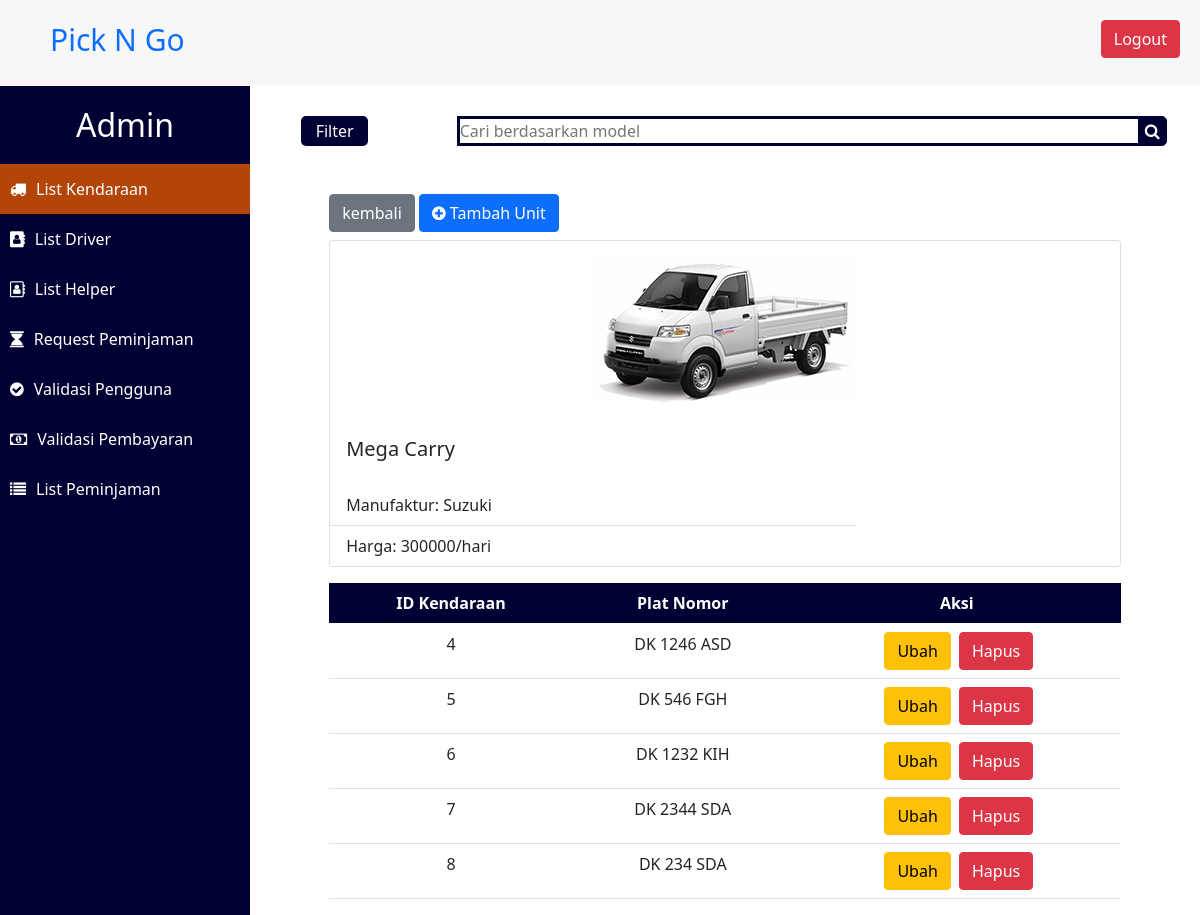
Page /Final_Project-Prak_Basdat/unit_kendaraan_admin.php?p_k_model=2 (signed in) on the committed database.
### tables this page shows
CREATE TABLE `tipe_kendaraan` (
  `ID_model` int(11) NOT NULL,
  `model` varchar(20) NOT NULL,
  `manufaktur` varchar(20) NOT NULL,
  `harga_sewa` int(11) NOT NULL,
  `gambar` varchar(20) NOT NULL
);

CREATE TABLE `unit_kendaraan` (
  `ID_kendaraan` int(11) NOT NULL,
  `ID_model` int(11) NOT NULL,
  `plat_nomor` char(11) NOT NULL
);

### Final_Project-Prak_Basdat/functions.php (called while the page is built, shortened)
<?php
$conn = mysqli_connect("localhost", "root", "", "peminjaman_pickup_dan_truck_db");
function read($query) {
	global $conn;
	$result = mysqli_query($conn, $query);
	$records = [];
	while ($tuples = mysqli_fetch_assoc($result)) {
		$records[] = $tuples;
	}
	return $records;
}
?>

### Final_Project-Prak_Basdat/unit_kendaraan_admin.php (the view, shortened to what this page needs)
<?php
	require 'functions.php';
  $id_model = $_GET['p_k_model'];
  $query = "SELECT * FROM tipe_kendaraan WHERE ID_model = $id_model";
  $model_data = read($query);
  $query = "SELECT * FROM (unit_kendaraan INNER JOIN tipe_kendaraan ON unit_kendaraan.ID_model = tipe_kendaraan.ID_model) WHERE unit_kendaraan.ID_model = $id_model;";
	$tuples = read($query);
?>
<!DOCTYPE html>
<html lang="en">
  <head>
    <link rel="stylesheet" href="https://cdnjs.cloudflare.com/ajax/libs/font-awesome/4.7.0/css/font-awesome.min.css">
    <link href="https://cdn.jsdelivr.net/npm/bootstrap@5.0.0-beta3/dist/css/bootstrap.min.css" rel="stylesheet">
    <link rel="stylesheet" type="text/css" href="styling.css">
  </head>
  <body>
  	<nav>
  		<a href="index.php" class="logo">Pick N Go</a>
  		<button type="button" id = "logout-button" class="btn btn-danger" data-bs-toggle="modal" data-bs-target="#modalLogout">
        Logout
      </button>
  	</nav>
  	<div class="sidebar">
  		<h2> Admin </h2>
  		<a href="beranda_admin.php" style="background-color: #b34509;"><i class="fa fa-truck"></i><span>List Kendaraan</span></a>
  		<a href="list_driver_admin.php"><i class = "fa fa-address-book"></i><span>List Driver</span></a>
  		<a href="list_helper_admin.php"><i class = "fa fa-address-book-o"></i><span>List Helper</span></a>
  		<a href="request_peminjaman_admin.php"><i class = "fa fa-hourglass"></i><span>Request Peminjaman</span></a>
  		<a href="validasi_user_admin.php"><i class = "fa fa-check-circle"></i><span>Validasi Pengguna</span></a>
      <a href="validasi_pembayaran_admin.php"><i class = "fa fa-money"></i><span>Validasi Pembayaran</span></a>
  		<a href="list_peminjaman_admin"><i class = "fa fa-list"></i><span>List Peminjaman</span></a>
  	</div>
    <div class = "content">
      <form action="" method="post" autocomplete="off" class="search-form">
        <div class="utility-bar">
            <div class="search-bar">
              <div class="filter">Filter</div>
                <input type="text" placeholder = "Cari berdasarkan model" class="search-field" name="keyword">
                <button type="submit" class="fa fa-search search-button" name="search"></button>
            </div>
        </div>
      </form>
      <div class="table-responsive mt-5 col-xxl-10 offset-xxl-1 col-lg-10 offset-lg-1 col-md-10 offset-md-1 col-sm-10 offset-sm-1 col-10 offset-1 table-tuples">
        <div class="wrapper mb-2">
          <a href = "beranda_admin.php" class="btn btn-secondary">kembali</a>
          <a href="#" class="btn btn-primary"  role="button" onclick="addUnitFunc('<?= $model_data[0]["model"] ?>', '<?= $id_model ?>')"><i class="fa fa-plus-circle"></i> Tambah Unit</a>
        </div>
        <div class="card mb-3">
          <div class="row g-0">
            <div class="col-md-4 mx-auto d-block" style = "min-width: 286px;">
              <img class="mx-auto d-block" src="Images/TipeMobil/<?= $model_data[0]["gambar"]; ?>" alt="...">
            </div>
            <div class="col-md-8">
              <div class="card-body">
                <h5 class="card-title"><?= $model_data[0]["model"] ?></h5>
              </div>
              <ul class="list-group list-group-flush">
                <li class="list-group-item">Manufaktur: <?= $model_data[0]["manufaktur"] ?></li>
                <li class="list-group-item">Harga: <?= $model_data[0]["harga_sewa"] ?>/hari</li>
              </ul>
            </div>
          </div>
        </div>
        <table class="table">
          <thead class = "text-center" style="background-color: #000033; color: white;">
            <th>ID Kendaraan</th>
            <th>Plat Nomor</th>
            <th>Aksi</th>
          </thead>
          <tbody class="text-center">
            <?php foreach ($tuples as $tuple): ?>
              <tr>
                <td><?= $tuple["ID_kendaraan"] ?></td>
                <td><?= $tuple["plat_nomor"] ?></td>
                <td><a class="btn btn-warning mx-1" href="#" role="button" onclick="updateUnit('<?= $tuple['model'] ?>', '<?= $id_model ?>', '<?= $tuple['plat_nomor'] ?>', '<?= $tuple["ID_kendaraan"] ?>')">Ubah</a>
                  <a class="btn btn-danger" href="#" role="button" onclick="deleteUnit('<?= $tuple['plat_nomor'] ?>', '<?= $tuple["ID_kendaraan"] ?>')">Hapus</a></td>
              </tr>
            <?php endforeach; ?>
          </tbody>
        </table>
      </div>
    </div>
  </body>
</html>

### Final_Project-Prak_Basdat/styling.css (style rules this page uses)
* { padding: 0; margin: 0; text-decoration: none; list-style: none; box-sizing: border-box; }
nav { z-index: 99; background: #f7f7f7; line-height: 80px; position: fixed; width: 100%; }
#logout-button { float: right; margin-right: 20px; margin-top: 20px }
.sidebar { z-index: 99; position: fixed; background: #000033; margin-top: 86px; height: 100%; width: 250px; color: white; }
.logo { margin-left: 50px; font-size: 30px; text-decoration: none }
.sidebar h2 { text-align: center; margin: 20px 0; }
.sidebar a { text-decoration: none; display: block; line-height: 50px; transition: 0.5s; }
.sidebar i { color: white; margin-left: 10px; }
.sidebar span { color: white; margin-left: 10px; }
.utility-bar { width: 93%; padding-top: 30px; text-align: center; margin: 0 auto; }
.filter { line-height: 30px; width: 70px; height: 30px; margin-left: 2%; margin-right: 10%; color: white; background-color: #000033; border-radius: 5px; }
.search-bar { display: flex; align-items: center; width: 100%; margin: 0 auto; }
.search-field { border: 3px solid #000033; border-right: none; width: 80%; outline: none; }
.search-button { height: 30px; width: 30px; border: 1px solid #000033; background: #000033; color: white; border-radius: 0 5px 5px 0; }
.content { overflow-x: hidden; margin-left: 250px; padding-top: 86px; }

### rows in the picture
tipe_kendaraan: gambar (picture), model "Mega Carry", manufaktur "Suzuki", harga_sewa "300000"
unit_kendaraan: ID_kendaraan "4", plat_nomor "DK 1246 ASD"
unit_kendaraan: ID_kendaraan "5", plat_nomor "DK 546 FGH"
unit_kendaraan: ID_kendaraan "6", plat_nomor "DK 1232 KIH"
unit_kendaraan: ID_kendaraan "7", plat_nomor "DK 2344 SDA"
unit_kendaraan: ID_kendaraan "8", plat_nomor "DK 234 SDA"
